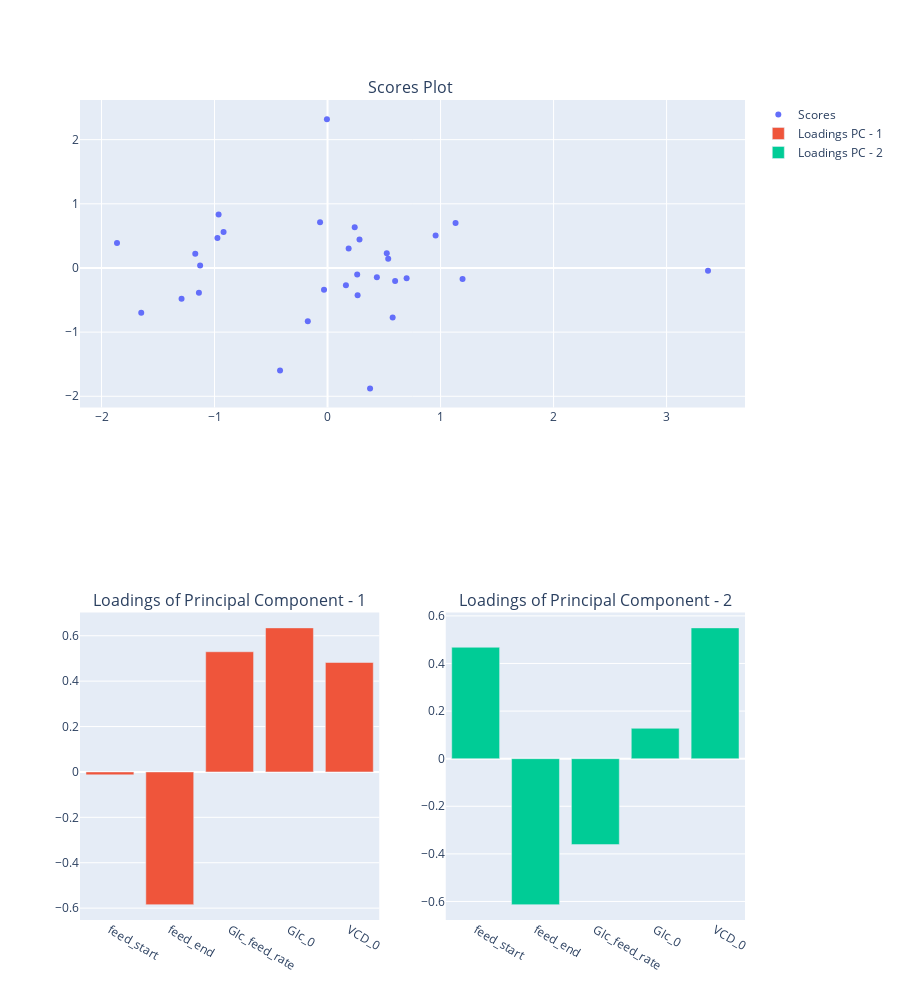

This figure's notebook cell:
### Markdown cell above
### PCA

### Code cell
plot_pls_scores(pipe, pc_x_axis=1, pc_y_axis=2)

### Figure 1 — Plotly figure (JSON) as saved in the notebook; plotly's stock layout.template omitted (floating-point values rounded to 4 significant figures)
{"data": [{"mode": "markers", "name": "Scores", "type": "scatter", "x": [-1.17, -1.863, -0.964, -0.4204, 0.1867, 0.9561, -0.005616, 0.5367, 0.3761, 1.133, -0.03127, 0.2826, 0.6996, 1.194, 0.5978, -0.06627, 0.2659, -1.128, -0.9744, 0.524, 0.5761, -1.649, 0.2403, 3.366, -1.138, 0.1625, -1.292, 0.2623, -0.1748, -0.9201, 0.4364], "xaxis": "x", "y": [0.2224, 0.3896, 0.8348, -1.598, 0.303, 0.5046, 2.32, 0.1454, -1.877, 0.7019, -0.3392, 0.4421, -0.1607, -0.1741, -0.2037, 0.7106, -0.4256, 0.03732, 0.4665, 0.229, -0.7726, -0.6992, 0.634, -0.0431, -0.3861, -0.2694, -0.479, -0.101, -0.8305, 0.5609, -0.1431], "yaxis": "y"}, {"name": "Loadings PC - 1", "type": "bar", "x": ["feed_start", "feed_end", "Glc_feed_rate", "Glc_0", "VCD_0"], "xaxis": "x2", "y": [-0.01274, -0.5845, 0.5294, 0.6346, 0.4821], "yaxis": "y2"}, {"name": "Loadings PC - 2", "type": "bar", "x": ["feed_start", "feed_end", "Glc_feed_rate", "Glc_0", "VCD_0"], "xaxis": "x3", "y": [0.4681, -0.6132, -0.361, 0.1276, 0.5496], "yaxis": "y3"}], "layout": {"annotations": [{"font": {"size": 16}, "showarrow": false, "text": "Scores Plot ", "x": 0.5, "xanchor": "center", "xref": "paper", "y": 1, "yanchor": "bottom", "yref": "paper"}, {"font": {"size": 16}, "showarrow": false, "text": "Loadings of Principal Component - 1", "x": 0.225, "xanchor": "center", "xref": "paper", "y": 0.375, "yanchor": "bottom", "yref": "paper"}, {"font": {"size": 16}, "showarrow": false, "text": "Loadings of Principal Component - 2", "x": 0.775, "xanchor": "center", "xref": "paper", "y": 0.375, "yanchor": "bottom", "yref": "paper"}], "height": 1000, "xaxis": {"anchor": "y", "domain": [0, 1]}, "xaxis2": {"anchor": "y2", "domain": [0, 0.45]}, "xaxis3": {"anchor": "y3", "domain": [0.55, 1]}, "yaxis": {"anchor": "x", "domain": [0.625, 1]}, "yaxis2": {"anchor": "x2", "domain": [0, 0.375]}, "yaxis3": {"anchor": "x3", "domain": [0, 0.375]}}}
